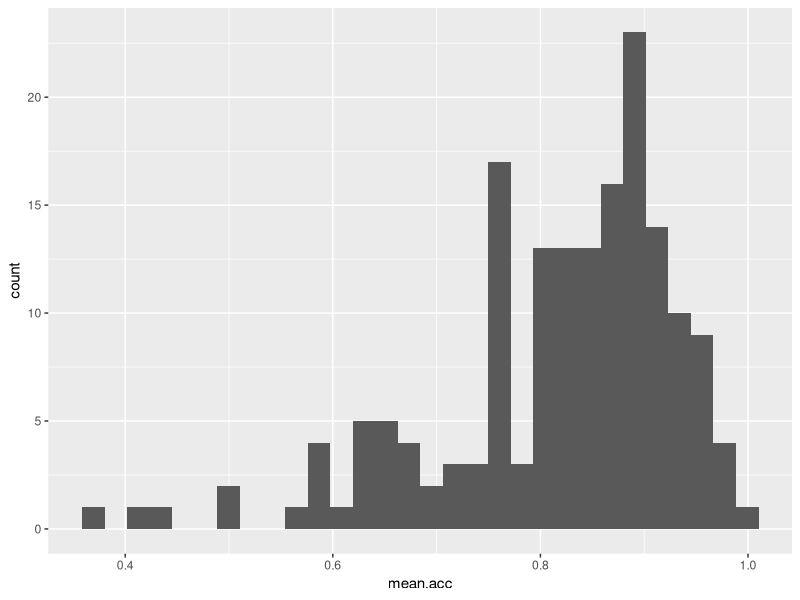
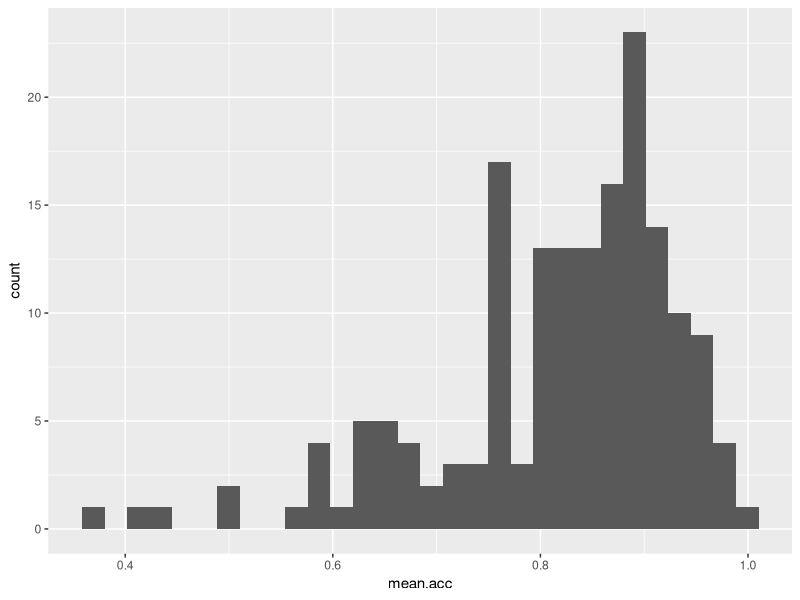
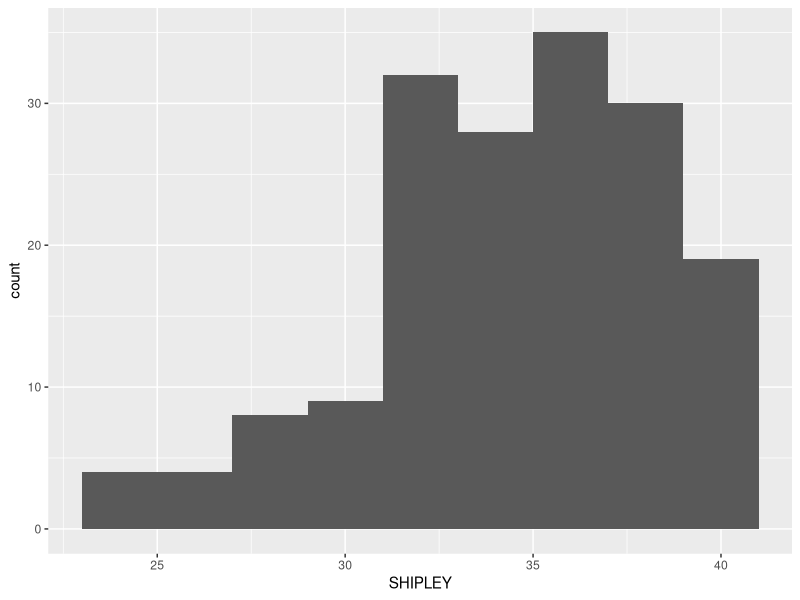
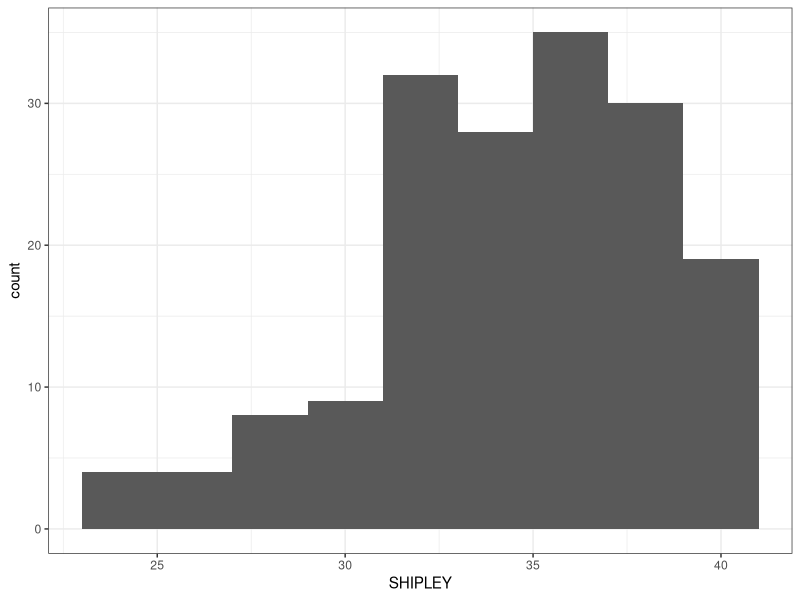
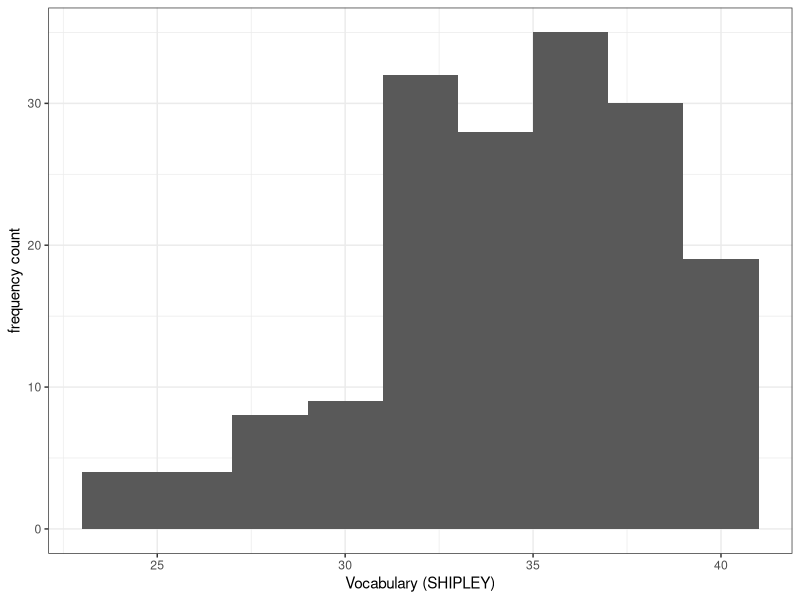
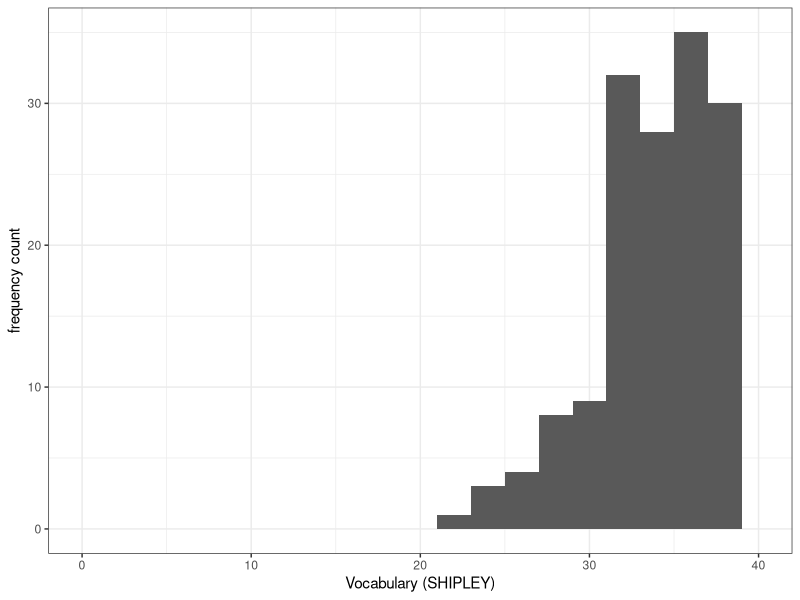
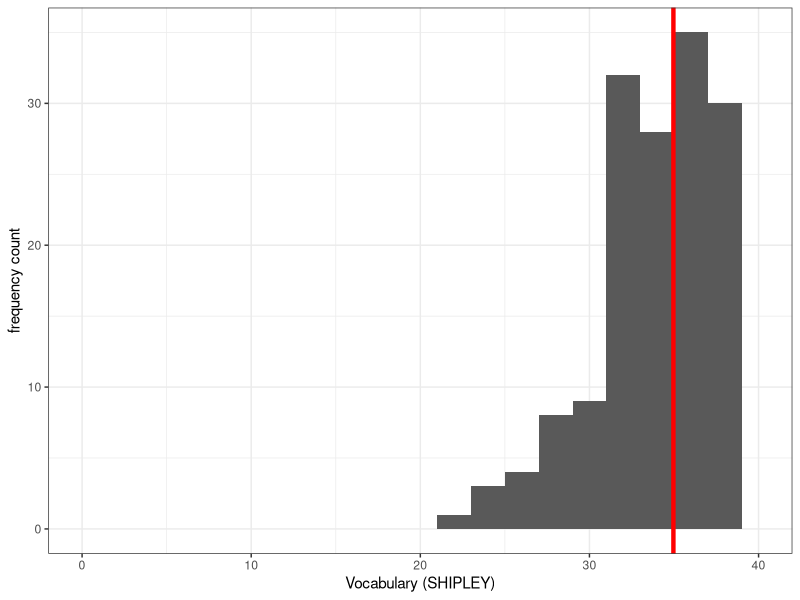
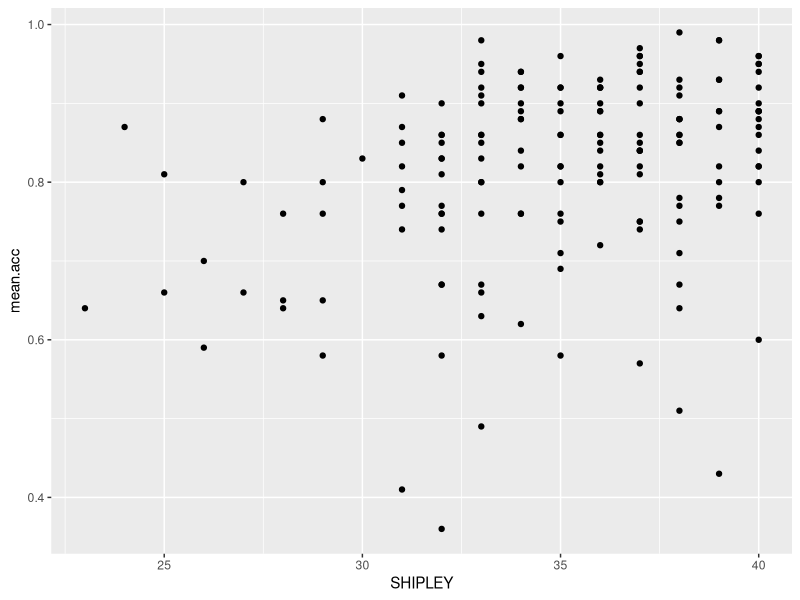

Reproduce these figures in R, in order.
## ---- chunk 1
#| echo: false
#| warning: false
library(kableExtra)
library(patchwork)
library(tidyverse)
## ---- chunk 2
#| warning: false
#| echo: false
# -- code to read in the aggregated subject level data from the clearly-understood data set

# -- study one
study.one.gen <- read_csv("study-one-general-participants.csv")

# -- study two
study.two.gen <- read_csv("study-two-general-participants.csv")
## ---- chunk 3
#| warning: false
#| echo: false
kable(head(study.two.gen))
## ---- chunk 4
summary(study.one.gen)
## ---- chunk 5
ggplot(data = study.one.gen, aes(x = mean.acc)) + geom_histogram()
## ---- chunk 6
ggplot(data = study.one.gen, aes(x = mean.acc)) + 
  geom_histogram()
## ---- chunk 7
ggplot(data = study.one.gen, aes(x = SHIPLEY)) + 
  geom_histogram(binwidth = 2)
## ---- chunk 8
ggplot(data = study.one.gen, aes(x = SHIPLEY)) + 
  geom_histogram(binwidth = 2) +
  theme_bw()
## ---- chunk 9
ggplot(data = study.one.gen, aes(x = SHIPLEY)) + 
  geom_histogram(binwidth = 2) +
  theme_bw() +
  labs(x = "Vocabulary (SHIPLEY)", y = "frequency count")
## ---- chunk 10
ggplot(data = study.one.gen, aes(x = SHIPLEY)) + 
  geom_histogram(binwidth = 2) +
  theme_bw() +
  labs(x = "Vocabulary (SHIPLEY)", y = "frequency count") +
  xlim(0,40)
## ---- chunk 11
ggplot(data = study.one.gen, aes(x = SHIPLEY)) + 
  geom_histogram(binwidth = 2) +
  theme_bw() +
  labs(x = "Vocabulary (SHIPLEY)", y = "frequency count") +
  xlim(0,40) +
  geom_vline(xintercept = mean(study.one.gen$SHIPLEY), colour = "red", linewidth = 1.5)
## ---- chunk 12
ggplot(data = study.one.gen, aes(x = SHIPLEY, y = mean.acc)) +
  geom_point()
## ---- chunk 13
ggplot(data = study.one.gen, aes(x = SHIPLEY, y = mean.acc)) +
  geom_point(alpha = 0.5, size = 2, colour = "blue", shape = 'square') 
## ---- chunk 14
ggplot(data = study.one.gen, aes(x = SHIPLEY, y = mean.acc)) +
  geom_point(alpha = 0.5, size = 2, colour = "blue", shape = 'square')   +
  theme_bw()
## ---- chunk 15
ggplot(data = study.one.gen, aes(x = SHIPLEY, y = mean.acc)) +
  geom_point(alpha = 0.5, size = 2, colour = "blue", shape = 'square')   +
  theme_bw() +
  labs(x = "Vocabulary (SHIPLEY)", y = "mean accuracy")
## ---- chunk 16
ggplot(data = study.one.gen, aes(x = SHIPLEY, y = mean.acc)) +
  geom_point(alpha = 0.5, size = 2, colour = "blue", shape = 'square')   +
  theme_bw() +
  labs(x = "SHIPLEY", y = "mean accuracy") +
  xlim(0, 40) + ylim(0, 1)
## ---- chunk 17
cor.test(study.one.gen$SHIPLEY, study.one.gen$mean.acc, method = "pearson",  alternative = "two.sided")
## ---- chunk 18
model <- lm(mean.acc ~ SHIPLEY, data = study.one.gen)
summary(model)
## ---- chunk 19
model <- lm(mean.acc ~ SHIPLEY, data = study.one.gen)
summary(model)
## ---- chunk 20
ggplot(data = study.one.gen, aes(x = SHIPLEY, y = mean.acc)) +
  geom_point(alpha = 0.5, size = 2, colour = "blue", shape = 'square')   +
  geom_abline(intercept = 0.44914, slope = 0.01050, colour = "red", linewidth = 1.5) +
  theme_bw() +
  labs(x = "SHIPLEY", y = "mean accuracy") +
  xlim(0, 40) + ylim(0, 1)
## ---- chunk 21
ggplot(data = study.one.gen, aes(x = SHIPLEY, y = mean.acc)) +
  # geom_point(alpha = 0.5, size = 2, colour = "blue", shape = 'square')   +
  geom_smooth(method = 'lm', colour = "purple", alpha = .2, linewidth = 2.5, se = FALSE) +
  geom_abline(intercept = 0.44914, slope = 0.01050, colour = "red", linewidth = 1) +
  theme_bw() +
  labs(x = "SHIPLEY", y = "mean accuracy") +
  xlim(0, 40) + ylim(0, 1)  
## ---- chunk 22
rm(list=ls())
## ---- chunk 23
library("tidyverse")
## ---- chunk 24
study.two.gen <- read_csv("study-two-general-participants.csv")
## ---- chunk 25
summary(study.two.gen)
## ---- chunk 26
ggplot(data = study.two.gen, aes(x = SHIPLEY)) + 
  geom_histogram()
## ---- chunk 27
ggplot(data = study.two.gen, aes(x = SHIPLEY)) +
  geom_histogram(binwidth = 2)
## ---- chunk 28
ggplot(data = study.two.gen, aes(x = SHIPLEY)) +
  geom_histogram(binwidth = 2) +
  theme_bw()
## ---- chunk 29
ggplot(data = study.two.gen, aes(x = SHIPLEY)) +
  geom_histogram(binwidth = 2) +
  theme_bw() +
  labs(x = "SHIPLEY", y = "frequency count")
## ---- chunk 30
ggplot(data = study.two.gen, aes(x = SHIPLEY)) +
  geom_histogram(binwidth = 2) +
  theme_bw() +
  labs(x = "Vocabulary (SHIPLEY)", y = "frequency count") +
  xlim(0,40)
## ---- chunk 31
ggplot(data = study.two.gen, aes(x = SHIPLEY)) +
  geom_histogram(binwidth = 2) +
  theme_bw() +
  labs(x = "Vocabulary (SHIPLEY)", y = "frequency count") +
  xlim(0,40) +
  geom_vline(xintercept = mean(study.two.gen$SHIPLEY), colour = "red", size = 1.5)
## ---- chunk 32
ggplot(data = study.two.gen, aes(x = SHIPLEY, y = mean.acc)) +
  geom_point()

ggplot(data = study.two.gen, aes(x = HLVA, y = mean.acc)) +
  geom_point()

ggplot(data = study.two.gen, aes(x = AGE, y = mean.acc)) +
  geom_point()
## ---- chunk 33
ggplot(data = study.two.gen, aes(x = SHIPLEY, y = mean.acc)) +
  geom_point(alpha = 0.5, size = 2, colour = "blue", shape = 'square')

ggplot(data = study.two.gen, aes(x = HLVA, y = mean.acc)) +
  geom_point(alpha = 0.5, size = 2, colour = "blue", shape = 'square')

ggplot(data = study.two.gen, aes(x = AGE, y = mean.acc)) +
  geom_point(alpha = 0.5, size = 2, colour = "blue", shape = 'square')
## ---- chunk 34
ggplot(data = study.two.gen, aes(x = SHIPLEY, y = mean.acc)) +
  geom_point(alpha = 0.5, size = 2, colour = "blue", shape = 'square')   +
  theme_bw()

ggplot(data = study.two.gen, aes(x = HLVA, y = mean.acc)) +
  geom_point(alpha = 0.5, size = 2, colour = "blue", shape = 'square')   +
  theme_bw()

ggplot(data = study.two.gen, aes(x = AGE, y = mean.acc)) +
  geom_point(alpha = 0.5, size = 2, colour = "blue", shape = 'square')   +
  theme_bw()
## ---- chunk 35
ggplot(data = study.two.gen, aes(x = SHIPLEY, y = mean.acc)) +
  geom_point(alpha = 0.5, size = 2, colour = "blue", shape = 'square')   +
  theme_bw() +
  labs(x = "SHIPLEY", y = "mean accuracy")

ggplot(data = study.two.gen, aes(x = HLVA, y = mean.acc)) +
  geom_point(alpha = 0.5, size = 2, colour = "blue", shape = 'square')   +
  theme_bw() +
  labs(x = "HLVA", y = "mean accuracy")

ggplot(data = study.two.gen, aes(x = AGE, y = mean.acc)) +
  geom_point(alpha = 0.5, size = 2, colour = "blue", shape = 'square')   +
  theme_bw() +
  labs(x = "Age (Years)", y = "mean accuracy")
## ---- chunk 36
ggplot(data = study.two.gen, aes(x = SHIPLEY, y = mean.acc)) +
  geom_point(alpha = 0.5, size = 2, colour = "blue", shape = 'square')   +
  theme_bw() +
  labs(x = "SHIPLEY", y = "mean accuracy") +
  xlim(0, 40) + ylim(0, 1)

ggplot(data = study.two.gen, aes(x = HLVA, y = mean.acc)) +
  geom_point(alpha = 0.5, size = 2, colour = "blue", shape = 'square')   +
  theme_bw() +
  labs(x = "HLVA", y = "mean accuracy") +
  xlim(0, 16) + ylim(0, 1)

ggplot(data = study.two.gen, aes(x = AGE, y = mean.acc)) +
  geom_point(alpha = 0.5, size = 2, colour = "blue", shape = 'square')   +
  theme_bw() +
  labs(x = "Age (Years)", y = "mean accuracy") +
  xlim(0, 80) + ylim(0, 1)
## ---- chunk 37
cor.test(study.two.gen$SHIPLEY, study.two.gen$mean.acc, method = "pearson",  alternative = "two.sided")

cor.test(study.two.gen$HLVA, study.two.gen$mean.acc, method = "pearson",  alternative = "two.sided")

cor.test(study.two.gen$AGE, study.two.gen$mean.acc, method = "pearson",  alternative = "two.sided")
## ---- chunk 38
model.1 <- lm(mean.acc ~ SHIPLEY, data = study.two.gen)
summary(model.1)

model.2 <- lm(mean.acc ~ HLVA, data = study.two.gen)
summary(model.2)

model.3 <- lm(mean.acc ~ AGE, data = study.two.gen)
summary(model.3)
## ---- chunk 39
model <- lm(mean.acc ~ HLVA, data = study.two.gen)
summary(model)
## ---- chunk 40
ggplot(data = study.two.gen, aes(x = HLVA, y = mean.acc)) +
  geom_point(alpha = 0.5, size = 2, colour = "blue", shape = 'square')   +
  geom_abline(intercept = 0.522016, slope = 0.026207,
              colour = "red", size = 1.5) +
  theme_bw() +
  labs(x = "HLVA", y = "mean accuracy") +
  xlim(0, 15) + ylim(0, 1)
